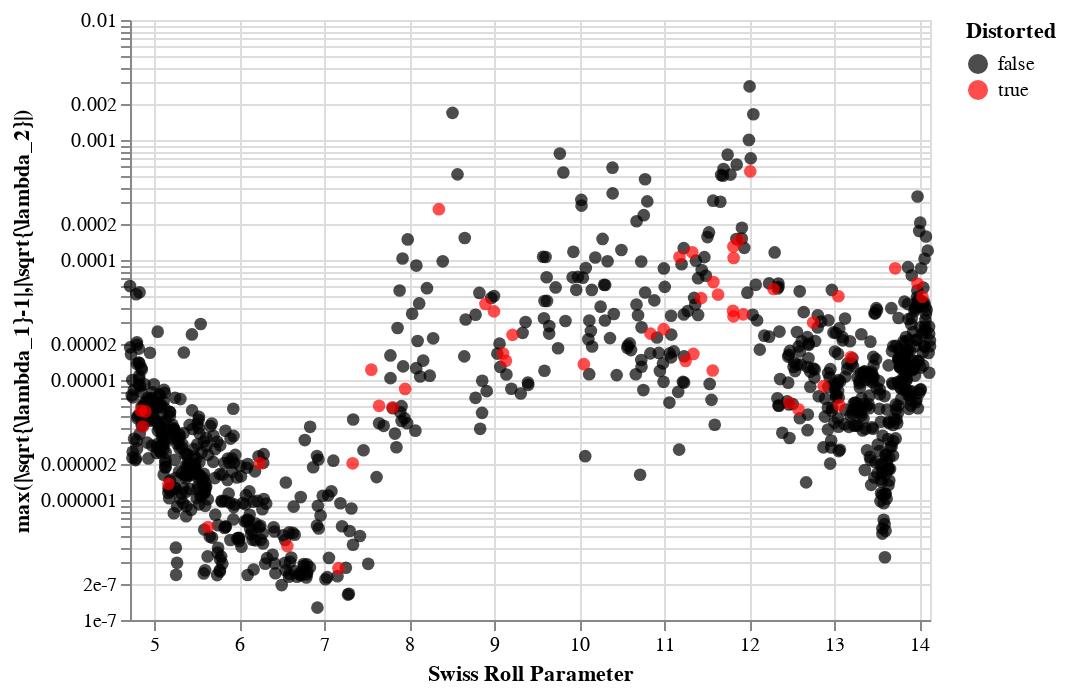

Notebook code cell kept with this figure:
### Code cell
make_t_scatter('HH_sv', "max(|\sqrt{\lambda_1}-1|,|\sqrt{\lambda_2}|)")

### Figure 1 — Vega specification as saved in the notebook (floating-point values rounded to 4 significant figures; data arrays with more than 128 entries replaced by an {"elided": "..."} marker saying what was removed)
{"$schema": "https://vega.github.io/schema/vega/v5.json", "data": [{"name": "source_0", "values": {"elided": "940 records"}}], "marks": [{"type": "symbol", "name": "marks", "from": {"data": "source_0"}, "encode": {"update": {"fill": {"field": "distorted", "scale": "color"}, "shape": {"value": "circle"}, "x": {"field": "t", "scale": "x"}, "size": {"value": 40}, "y": {"field": "HH_sv", "scale": "y"}, "opacity": {"value": 0.7}}}, "style": ["circle"]}], "scales": [{"name": "x", "type": "linear", "domain": [4.718, 14.12], "range": [0, {"signal": "width"}], "zero": false}, {"name": "y", "type": "log", "domain": {"data": "source_0", "field": "HH_sv"}, "range": [{"signal": "height"}, 0], "nice": true}, {"name": "color", "type": "ordinal", "domain": [false, true], "range": ["black", "red"]}], "axes": [{"scale": "x", "domain": false, "orient": "bottom", "tickCount": {"signal": "ceil(width/40)"}, "aria": false, "grid": true, "maxExtent": 0, "zindex": 0, "labels": false, "gridScale": "y", "minExtent": 0, "ticks": false}, {"scale": "y", "ticks": false, "grid": true, "minExtent": 0, "zindex": 0, "gridScale": "x", "domain": false, "maxExtent": 0, "aria": false, "labels": false, "orient": "left"}, {"scale": "x", "labelOverlap": true, "labelFlush": true, "zindex": 0, "title": "Swiss Roll Parameter", "tickCount": {"signal": "ceil(width/40)"}, "grid": false, "orient": "bottom"}, {"scale": "y", "orient": "left", "grid": false, "title": "max(|\\sqrt{\\lambda_1}-1|,|\\sqrt{\\lambda_2}|)", "zindex": 0, "labelOverlap": "greedy"}], "style": "cell", "legends": [{"title": "Distorted", "fill": "color", "symbolType": "circle", "encode": {"symbols": {"update": {"opacity": {"value": 0.7}}}}}], "width": 400, "padding": 5, "background": "white", "height": 300}
